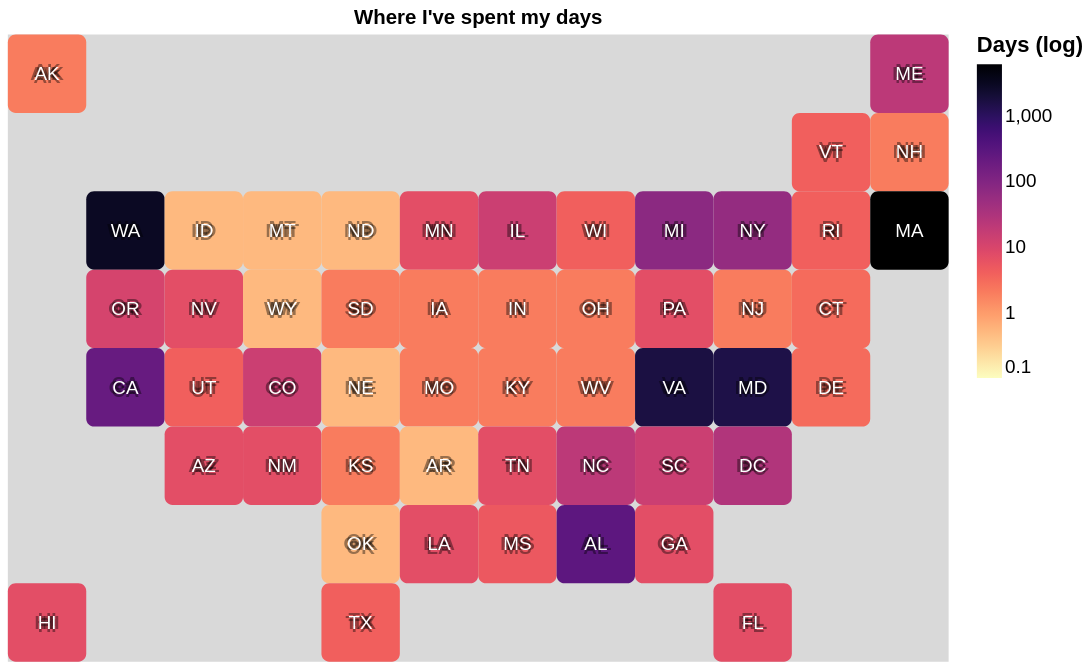

Write notebook code for a chart like this one.
### Markdown cell above
Light gray background must be introduced later because I cannot combine Objects with a 'config' attribute.

### Code cell
# Combine all layers
chart = alt.layer(
    heatmap,
    *shadow_layers,
    text_foreground
).properties(
    width=600,
    height=400,
    title="Where I've spent my days"
).configure_view(
    stroke=None,
    fill='#d9d9d9'  # Set the background color to light gray
).resolve_scale(
    color='independent'
)

chart.display()

### Figure 1 — Vega-Lite specification as saved in the notebook (floating-point values rounded to 4 significant figures)
{"config": {"view": {"continuousWidth": 300, "continuousHeight": 300, "fill": "#d9d9d9", "stroke": null}}, "layer": [{"mark": {"type": "rect", "cornerRadius": 5, "stroke": null}, "encoding": {"color": {"field": "days", "legend": {"gradientLength": 200, "labelFontSize": 12, "title": "Days (log)", "titleFontSize": 14}, "scale": {"domain": [0.1, 6000], "reverse": true, "scheme": "magma", "type": "log"}, "type": "quantitative"}, "tooltip": [{"field": "code", "type": "nominal"}, {"field": "days", "type": "quantitative"}], "x": {"axis": null, "field": "col", "type": "ordinal"}, "y": {"axis": null, "field": "row", "type": "ordinal"}}, "title": "State-Level Days Heatmap (Log Scale)"}, {"mark": {"type": "text", "align": "center", "baseline": "middle", "dx": -2, "dy": 0, "fill": "black", "fontSize": 12, "fontWeight": "bold", "opacity": 0.4}, "encoding": {"text": {"field": "code", "type": "ordinal"}, "x": {"axis": null, "field": "col", "type": "ordinal"}, "y": {"axis": null, "field": "row", "type": "ordinal"}}}, {"mark": {"type": "text", "align": "center", "baseline": "middle", "dx": 2, "dy": 0, "fill": "black", "fontSize": 12, "fontWeight": "bold", "opacity": 0.4}, "encoding": {"text": {"field": "code", "type": "ordinal"}, "x": {"axis": null, "field": "col", "type": "ordinal"}, "y": {"axis": null, "field": "row", "type": "ordinal"}}}, {"mark": {"type": "text", "align": "center", "baseline": "middle", "dx": 0, "dy": -2, "fill": "black", "fontSize": 12, "fontWeight": "bold", "opacity": 0.4}, "encoding": {"text": {"field": "code", "type": "ordinal"}, "x": {"axis": null, "field": "col", "type": "ordinal"}, "y": {"axis": null, "field": "row", "type": "ordinal"}}}, {"mark": {"type": "text", "align": "center", "baseline": "middle", "dx": 0, "dy": 2, "fill": "black", "fontSize": 12, "fontWeight": "bold", "opacity": 0.4}, "encoding": {"text": {"field": "code", "type": "ordinal"}, "x": {"axis": null, "field": "col", "type": "ordinal"}, "y": {"axis": null, "field": "row", "type": "ordinal"}}}, {"mark": {"type": "text", "align": "center", "baseline": "middle", "fill": "white", "fontSize": 12}, "encoding": {"text": {"field": "code", "type": "ordinal"}, "x": {"axis": null, "field": "col", "type": "ordinal"}, "y": {"axis": null, "field": "row", "type": "ordinal"}}}], "data": {"name": "data-4e23a32866f466e6b163a682de810c76"}, "height": 400, "resolve": {"scale": {"color": "independent"}}, "title": "Where I've spent my days", "width": 600, "$schema": "https://vega.github.io/schema/vega-lite/v5.20.1.json", "datasets": {"data-4e23a32866f466e6b163a682de810c76": [{"id": 152, "publication": "NPR", "state": "Alaska", "code": "AK", "col": 2, "row": 1, "State": "Alaska", "Abbreviation": "AK", "duration": "days", "estimate": null, "day_multiplier": 2.0, "days": 2.0}, {"id": 153, "publication": "NPR", "state": "Hawaii", "code": "HI", "col": 2, "row": 8, "State": "Hawaii", "Abbreviation": "HI", "duration": "weeks", "estimate": null, "day_multiplier": 7.0, "days": 7.0}, {"id": 154, "publication": "NPR", "state": "Washington", "code": "WA", "col": 3, "row": 3, "State": "Washington", "Abbreviation": "WA", "duration": "years", "estimate": 8.0, "day_multiplier": 365.0, "days": 2920.0}, {"id": 155, "publication": "NPR", "state": "Oregon", "code": "OR", "col": 3, "row": 4, "State": "Oregon", "Abbreviation": "OR", "duration": "weeks", "estimate": 1.5, "day_multiplier": 7.0, "days": 10.5}, {"id": 156, "publication": "NPR", "state": "California", "code": "CA", "col": 3, "row": 5, "State": "California", "Abbreviation": "CA", "duration": "months", "estimate": 7.0, "day_multiplier": 30.0, "days": 210.0}, {"id": 157, "publication": "NPR", "state": "Idaho", "code": "ID", "col": 4, "row": 3, "State": "Idaho", "Abbreviation": "ID", "duration": "hours", "estimate": null, "day_multiplier": 0.5, "days": 0.5}, {"id": 158, "publication": "NPR", "state": "Nevada", "code": "NV", "col": 4, "row": 4, "State": "Nevada", "Abbreviation": "NV", "duration": "weeks", "estimate": null, "day_multiplier": 7.0, "days": 7.0}, {"id": 159, "publication": "NPR", "state": "Utah", "code": "UT", "col": 4, "row": 5, "State": "Utah", "Abbreviation": "UT", "duration": "days", "estimate": null, "day_multiplier": 4.0, "days": 4.0}, {"id": 160, "publication": "NPR", "state": "Arizona", "code": "AZ", "col": 4, "row": 6, "State": "Arizona", "Abbreviation": "AZ", "duration": "weeks", "estimate": 1.0, "day_multiplier": 7.0, "days": 7.0}, {"id": 161, "publication": "NPR", "state": "Montana", "code": "MT", "col": 5, "row": 3, "State": "Montana", "Abbreviation": "MT", "duration": "hours", "estimate": null, "day_multiplier": 0.5, "days": 0.5}, {"id": 162, "publication": "NPR", "state": "Wyoming", "code": "WY", "col": 5, "row": 4, "State": "Wyoming", "Abbreviation": "WY", "duration": "hours", "estimate": null, "day_multiplier": 0.5, "days": 0.5}, {"id": 163, "publication": "NPR", "state": "Colorado", "code": "CO", "col": 5, "row": 5, "State": "Colorado", "Abbreviation": "CO", "duration": "weeks", "estimate": 2.0, "day_multiplier": 7.0, "days": 14.0}, {"id": 164, "publication": "NPR", "state": "New Mexico", "code": "NM", "col": 5, "row": 6, "State": "New Mexico", "Abbreviation": "NM", "duration": "weeks", "estimate": null, "day_multiplier": 7.0, "days": 7.0}, {"id": 165, "publication": "NPR", "state": "North Dakota", "code": "ND", "col": 6, "row": 3, "State": "North Dakota", "Abbreviation": "ND", "duration": "hours", "estimate": null, "day_multiplier": 0.5, "days": 0.5}, {"id": 166, "publication": "NPR", "state": "South Dakota", "code": "SD", "col": 6, "row": 4, "State": "South Dakota", "Abbreviation": "SD", "duration": "days", "estimate": null, "day_multiplier": 2.0, "days": 2.0}, {"id": 167, "publication": "NPR", "state": "Nebraska", "code": "NE", "col": 6, "row": 5, "State": "Nebraska", "Abbreviation": "NE", "duration": "hours", "estimate": null, "day_multiplier": 0.5, "days": 0.5}, {"id": 168, "publication": "NPR", "state": "Kansas", "code": "KS", "col": 6, "row": 6, "State": "Kansas", "Abbreviation": "KS", "duration": "days", "estimate": null, "day_multiplier": 2.0, "days": 2.0}, {"id": 169, "publication": "NPR", "state": "Oklahoma", "code": "OK", "col": 6, "row": 7, "State": "Oklahoma", "Abbreviation": "OK", "duration": "hours", "estimate": null, "day_multiplier": 0.5, "days": 0.5}, {"id": 170, "publication": "NPR", "state": "Texas", "code": "TX", "col": 6, "row": 8, "State": "Texas", "Abbreviation": "TX", "duration": "days", "estimate": null, "day_multiplier": 4.0, "days": 4.0}, {"id": 171, "publication": "NPR", "state": "Minnesota", "code": "MN", "col": 7, "row": 3, "State": "Minnesota", "Abbreviation": "MN", "duration": "weeks", "estimate": null, "day_multiplier": 7.0, "days": 7.0}, {"id": 172, "publication": "NPR", "state": "Iowa", "code": "IA", "col": 7, "row": 4, "State": "Iowa", "Abbreviation": "IA", "duration": "days", "estimate": null, "day_multiplier": 2.0, "days": 2.0}, {"id": 173, "publication": "NPR", "state": "Missouri", "code": "MO", "col": 7, "row": 5, "State": "Missouri", "Abbreviation": "MO", "duration": "days", "estimate": null, "day_multiplier": 2.0, "days": 2.0}, {"id": 174, "publication": "NPR", "state": "Arkansas", "code": "AR", "col": 7, "row": 6, "State": "Arkansas", "Abbreviation": "AR", "duration": "hours", "estimate": null, "day_multiplier": 0.5, "days": 0.5}, {"id": 175, "publication": "NPR", "state": "Louisiana", "code": "LA", "col": 7, "row": 7, "State": "Louisiana", "Abbreviation": "LA", "duration": "weeks", "estimate": null, "day_multiplier": 7.0, "days": 7.0}, {"id": 176, "publication": "NPR", "state": "Illinois", "code": "IL", "col": 8, "row": 3, "State": "Illinois", "Abbreviation": "IL", "duration": "weeks", "estimate": 2.0, "day_multiplier": 7.0, "days": 14.0}, {"id": 177, "publication": "NPR", "state": "Indiana", "code": "IN", "col": 8, "row": 4, "State": "Indiana", "Abbreviation": "IN", "duration": "days", "estimate": null, "day_multiplier": 2.0, "days": 2.0}, {"id": 178, "publication": "NPR", "state": "Kentucky", "code": "KY", "col": 8, "row": 5, "State": "Kentucky", "Abbreviation": "KY", "duration": "days", "estimate": null, "day_multiplier": 2.0, "days": 2.0}, {"id": 179, "publication": "NPR", "state": "Tennessee", "code": "TN", "col": 8, "row": 6, "State": "Tennessee", "Abbreviation": "TN", "duration": "weeks", "estimate": 1.0, "day_multiplier": 7.0, "days": 7.0}, {"id": 180, "publication": "NPR", "state": "Mississippi", "code": "MS", "col": 8, "row": 7, "State": "Mississippi", "Abbreviation": "MS", "duration": "days", "estimate": null, "day_multiplier": 5.0, "days": 5.0}, {"id": 181, "publication": "NPR", "state": "Wisconsin", "code": "WI", "col": 9, "row": 3, "State": "Wisconsin", "Abbreviation": "WI", "duration": "days", "estimate": null, "day_multiplier": 4.0, "days": 4.0}, {"id": 182, "publication": "NPR", "state": "Ohio", "code": "OH", "col": 9, "row": 4, "State": "Ohio", "Abbreviation": "OH", "duration": "days", "estimate": null, "day_multiplier": 2.0, "days": 2.0}, {"id": 183, "publication": "NPR", "state": "West Virginia", "code": "WV", "col": 9, "row": 5, "State": "West Virginia", "Abbreviation": "WV", "duration": "days", "estimate": null, "day_multiplier": 2.0, "days": 2.0}, {"id": 184, "publication": "NPR", "state": "North Carolina", "code": "NC", "col": 9, "row": 6, "State": "North Carolina", "Abbreviation": "NC", "duration": "weeks", "estimate": 3.0, "day_multiplier": 7.0, "days": 21.0}, {"id": 185, "publication": "NPR", "state": "Alabama", "code": "AL", "col": 9, "row": 7, "State": "Alabama", "Abbreviation": "AL", "duration": "months", "estimate": 9.0, "day_multiplier": 30.0, "days": 270.0}, {"id": 186, "publication": "NPR", "state": "Michigan", "code": "MI", "col": 10, "row": 3, "State": "Michigan", "Abbreviation": "MI", "duration": "months", "estimate": 2.5, "day_multiplier": 30.0, "days": 75.0}, {"id": 187, "publication": "NPR", "state": "Pennsylvania", "code": "PA", "col": 10, "row": 4, "State": "Pennsylvania", "Abbreviation": "PA", "duration": "weeks", "estimate": null, "day_multiplier": 7.0, "days": 7.0}, {"id": 188, "publication": "NPR", "state": "Virginia", "code": "VA", "col": 10, "row": 5, "State": "Virginia", "Abbreviation": "VA", "duration": "years", "estimate": 4.5, "day_multiplier": 365.0, "days": 1642.0}, {"id": 189, "publication": "NPR", "state": "South Carolina", "code": "SC", "col": 10, "row": 6, "State": "South Carolina", "Abbreviation": "SC", "duration": "weeks", "estimate": 2.0, "day_multiplier": 7.0, "days": 14.0}, {"id": 190, "publication": "NPR", "state": "Georgia", "code": "GA", "col": 10, "row": 7, "State": "Georgia", "Abbreviation": "GA", "duration": "weeks", "estimate": null, "day_multiplier": 7.0, "days": 7.0}, {"id": 191, "publication": "NPR", "state": "New York", "code": "NY", "col": 11, "row": 3, "State": "New York", "Abbreviation": "NY", "duration": "months", "estimate": 2.0, "day_multiplier": 30.0, "days": 60.0}, {"id": 192, "publication": "NPR", "state": "New Jersey", "code": "NJ", "col": 11, "row": 4, "State": "New Jersey", "Abbreviation": "NJ", "duration": "days", "estimate": null, "day_multiplier": 2.0, "days": 2.0}, {"id": 193, "publication": "NPR", "state": "Maryland", "code": "MD", "col": 11, "row": 5, "State": "Maryland", "Abbreviation": "MD", "duration": "years", "estimate": 4.0, "day_multiplier": 365.0, "days": 1460.0}, {"id": 194, "publication": "NPR", "state": "DC", "code": "DC", "col": 11, "row": 6, "State": "District of Columbia", "Abbreviation": "DC", "duration": "weeks", "estimate": 4.0, "day_multiplier": 7.0, "days": 28.0}, {"id": 195, "publication": "NPR", "state": "Florida", "code": "FL", "col": 11, "row": 8, "State": "Florida", "Abbreviation": "FL", "duration": "weeks", "estimate": null, "day_multiplier": 7.0, "days": 7.0}, {"id": 196, "publication": "NPR", "state": "Vermont", "code": "VT", "col": 12, "row": 2, "State": "Vermont", "Abbreviation": "VT", "duration": "days", "estimate": null, "day_multiplier": 4.0, "days": 4.0}, {"id": 197, "publication": "NPR", "state": "Rhode Island", "code": "RI", "col": 12, "row": 3, "State": "Rhode Island", "Abbreviation": "RI", "duration": "days", "estimate": null, "day_multiplier": 4.0, "days": 4.0}, {"id": 198, "publication": "NPR", "state": "Connecticut", "code": "CT", "col": 12, "row": 4, "State": "Connecticut", "Abbreviation": "CT", "duration": "days", "estimate": null, "day_multiplier": 3.0, "days": 3.0}, {"id": 199, "publication": "NPR", "state": "Delaware", "code": "DE", "col": 12, "row": 5, "State": "Delaware", "Abbreviation": "DE", "duration": "hours", "estimate": null, "day_multiplier": 3.0, "days": 3.0}, {"id": 200, "publication": "NPR", "state": "Maine", "code": "ME", "col": 13, "row": 1, "State": "Maine", "Abbreviation": "ME", "duration": "weeks", "estimate": 3.0, "day_multiplier": 7.0, "days": 21.0}, {"id": 201, "publication": "NPR", "state": "New Hampshire", "code": "NH", "col": 13, "row": 2, "State": "New Hampshire", "Abbreviation": "NH", "duration": "days", "estimate": null, "day_multiplier": 2.0, "days": 2.0}, {"id": 202, "publication": "NPR", "state": "Massachusetts", "code": "MA", "col": 13, "row": 3, "State": "Massachusetts", "Abbreviation": "MA", "duration": "years", "estimate": 20.0, "day_multiplier": 365.0, "days": 7300.0}]}}
